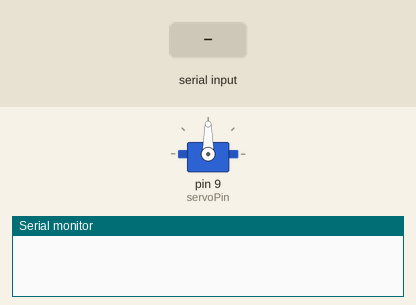
Recording of a sketch running on a simulated Arduino Uno, built with avr-gcc and run on an emulated ATmega328P. Parts: servo, the last lines printed to the serial monitor. Inputs (shaded band) come from the test bench.

Above: at 1.2 s.
1.3 s: "30,150\n" received over Serial
At 2.3 s:
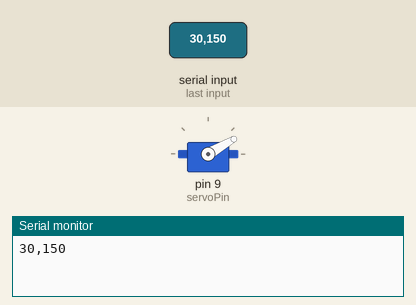
2.8 s: "5\n" received over Serial
At 3.3 s:
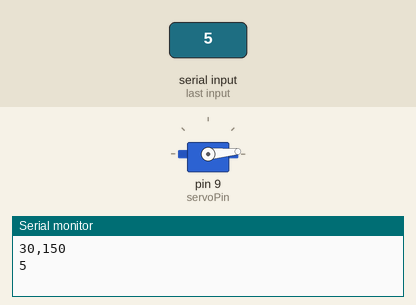
4.3 s: "200\n" received over Serial
At 5.5 s:
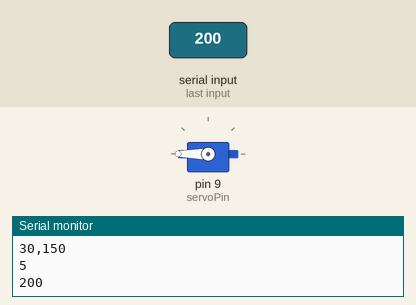
5.8 s: "90,45\n" received over Serial
At 6.9 s:
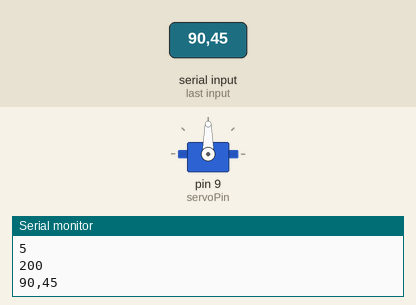
Timing chart, 0 to 8.3 s (numbered marks = the images above; inputs shaded):
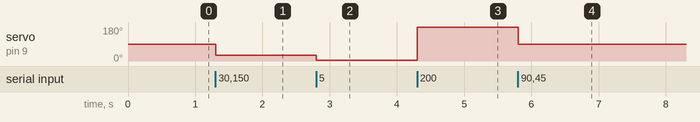

The sketch:

servo_serial_control.ino
```cpp
#include <Servo.h>

String inputString = "";         // a string to hold incoming data
boolean stringComplete = false;  // whether the string is complete
const int servoPin = 9;
Servo myservo;

void setup() {
  // initialize serial:
  Serial.begin(9600);
  pinMode(servoPin, OUTPUT);
  myservo.attach(servoPin);
  myservo.write(90);

  // reserve 200 bytes for the inputString:
  inputString.reserve(200);
}

void loop() {
  if (stringComplete) {
    Serial.println(inputString);
    myservo.write(inputString.toInt());
    inputString = "";
    stringComplete = false;

  }
}

/*
  SerialEvent occurs whenever a new data comes in the
 hardware serial RX.  This routine is run between each
 time loop() runs, so using delay inside loop can delay
 response.  Multiple bytes of data may be available.
 */
void serialEvent() {
  while (Serial.available()) {
    // get the new byte:
    char inChar = (char)Serial.read();
    // add it to the inputString:
    inputString += inChar;
    // if the incoming character is a newline, set a flag
    // so the main loop can do something about it:
    if (inChar == '\n') {
      stringComplete = true;
    }
  }
}
```

Measured:
- after the input at 1.3 s, servo on pin 9 (servoPin): 90° → 30° at once
- after the input at 2.8 s, servo on pin 9 (servoPin): 30° → 5° at once
- after the input at 4.3 s, servo on pin 9 (servoPin): 5° → 180° at once
- after the input at 5.8 s, servo on pin 9 (servoPin): 180° → 90° at once
